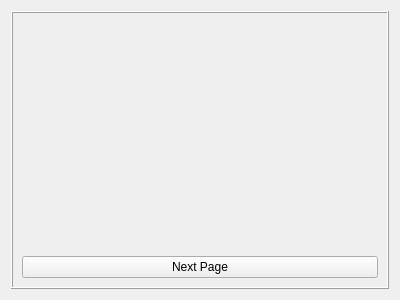
<?xml version="1.0" encoding="UTF-8"?>
<ui version="4.0">
 <class>testPage</class>
 <widget class="QWidget" name="testPage">
  <property name="geometry">
   <rect>
    <x>0</x>
    <y>0</y>
    <width>400</width>
    <height>300</height>
   </rect>
  </property>
  <property name="windowTitle">
   <string>Form</string>
  </property>
  <layout class="QGridLayout" name="gridLayout">
   <item row="0" column="0">
    <widget class="QFrame" name="frame">
     <property name="frameShape">
      <enum>QFrame::Box</enum>
     </property>
     <property name="frameShadow">
      <enum>QFrame::Raised</enum>
     </property>
     <layout class="QGridLayout" name="gridLayout_2">
      <item row="1" column="0" colspan="2">
       <layout class="QHBoxLayout" name="horizontalLayout"/>
      </item>
      <item row="4" column="0" colspan="2">
       <widget class="QPushButton" name="pushButton">
        <property name="text">
         <string>Next Page</string>
        </property>
       </widget>
      </item>
      <item row="0" column="0">
       <spacer name="verticalSpacer">
        <property name="orientation">
         <enum>Qt::Vertical</enum>
        </property>
        <property name="sizeType">
         <enum>QSizePolicy::Expanding</enum>
        </property>
        <property name="sizeHint" stdset="0">
         <size>
          <width>20</width>
          <height>40</height>
         </size>
        </property>
       </spacer>
      </item>
      <item row="3" column="0">
       <spacer name="verticalSpacer_2">
        <property name="orientation">
         <enum>Qt::Vertical</enum>
        </property>
        <property name="sizeType">
         <enum>QSizePolicy::Expanding</enum>
        </property>
        <property name="sizeHint" stdset="0">
         <size>
          <width>20</width>
          <height>40</height>
         </size>
        </property>
       </spacer>
      </item>
     </layout>
    </widget>
   </item>
  </layout>
 </widget>
 <resources/>
 <connections/>
</ui>
